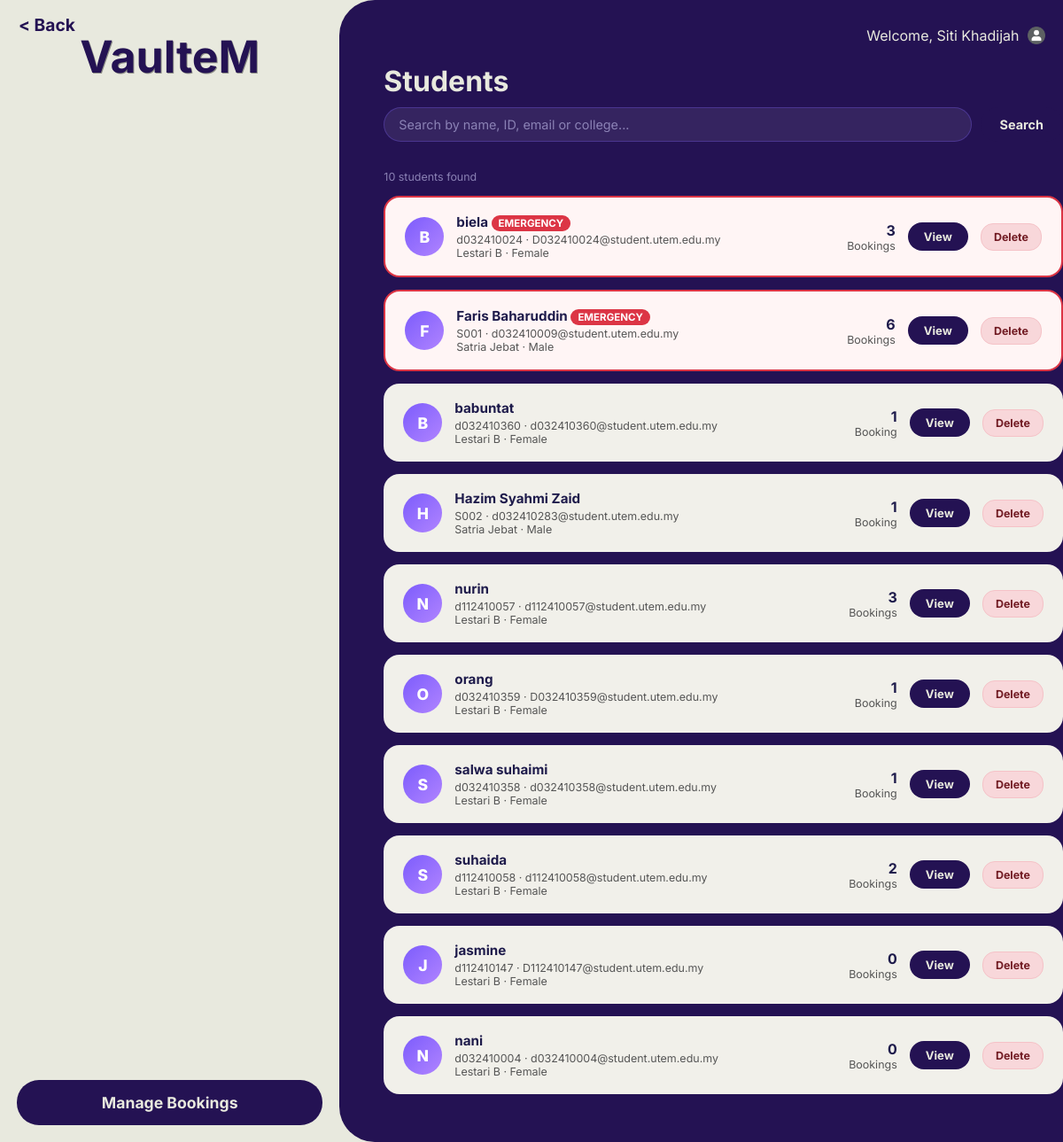
The page /staffStudentList.php (signed in) on the database as committed earlier.
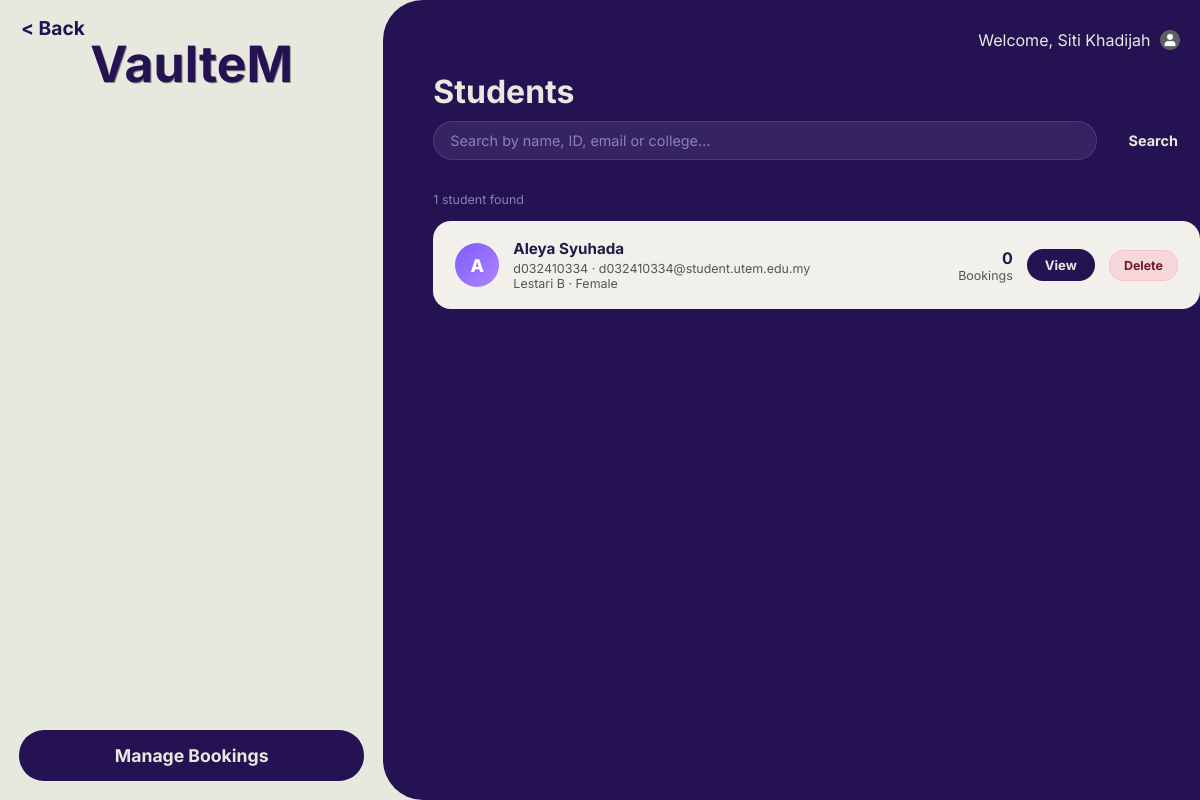
The same page on the database as committed later.
### tables this page shows
CREATE TABLE `student` (
  `Student_ID` varchar(10) NOT NULL,
  `Student_Name` varchar(100) NOT NULL,
  `Student_Mail` varchar(30) NOT NULL,
  `Student_Password` varchar(100) NOT NULL,
  `Student_PhoneNo` char(15) NOT NULL,
  `Gender` char(1) NOT NULL,
  `Residential_ID` int(100) NOT NULL
);

CREATE TABLE `residential_college` (
  `Residential_ID` int(100) NOT NULL,
  `Residential_Block` varchar(100) NOT NULL,
  `Gender_Type` char(1) NOT NULL
);

### staffStudentList.php (the view, shortened to what this page needs)
<?php
$conn = new mysqli("localhost", "root", "", "utem_accommodation");
$staff_name = $_SESSION['Staff_Name'] ?? 'Staff';
$search    = trim($_GET['q'] ?? '');
$searchSql = '';
$students = $conn->query("
    SELECT s.Student_ID, s.Student_Name, s.Student_Mail, s.Student_PhoneNo, s.Gender,
           rc.Residential_Block,
           COUNT(b.Booking_ID) AS TotalBookings,
           MAX(b.Booking_Priority = 'Y') AS HasEmergency
    FROM student s
    LEFT JOIN residential_college rc ON s.Residential_ID = rc.Residential_ID
    LEFT JOIN booking b ON s.Student_ID = b.Student_ID
    $searchSql
    GROUP BY s.Student_ID, s.Student_Name, s.Student_Mail, s.Student_PhoneNo, s.Gender, rc.Residential_Block
    ORDER BY HasEmergency DESC, s.Student_Name ASC
");
?>
<!DOCTYPE html>
<html lang="en">
<head>
    <link rel="stylesheet" href="status.css">
    <link rel="stylesheet" href="mobile.css">
</head>
<body>
<div id="wrapper">
    <button class="back" onclick="history.back()">&#60; Back</button>
    <div class="leftcontainer">
        <header>
            <h1 onclick="window.location.href='staffMainStatus.php'" style="cursor:pointer;">VaulteM</h1>
        </header>
        <button type="button" id="booking" onclick="window.location.href='Staffmainstatus.php'">
            Manage Bookings
        </button>
    </div>
    <div class="rightcontainer">
        <div id="userName">
            Welcome,
            <span id="currentName"><?php echo htmlspecialchars($staff_name); ?></span>
            <span id="profileContainer">
                <img id="userImage" src="/image/user.png" width="20px" height="20px" onclick="profileMenu()">
            </span>
        </div>
        <h1>Students</h1>
        <form method="GET" class="search-bar">
            <input type="text" name="q" placeholder="Search by name, ID, email or college..." value="<?php echo htmlspecialchars($search); ?>">
            <button type="submit">Search</button>
        </form>
        <?php
        $count = $students ? $students->num_rows : 0;
        ?>
        <p class="result-count"><?php echo $count; ?> student<?php echo $count !== 1 ? 's' : ''; ?> found<?php echo $search ? " for \"$search\"" : ''; ?></p>
        <?php if ($students && $students->num_rows > 0):
            while ($st = $students->fetch_assoc()):
                $initial = strtoupper(substr($st['Student_Name'], 0, 1));
        ?>
            <div class="student-card <?php echo $st['HasEmergency'] ? 'emergency-card' : ''; ?>">
                <div class="student-avatar"><?php echo $initial; ?></div>
                <div class="student-info">
                    <h4>
                        <?php echo htmlspecialchars($st['Student_Name']); ?>
                        <?php if ($st['HasEmergency']): ?>
                            <span class="emergency-badge" >EMERGENCY</span>
                        <?php endif; ?>
                    </h4>
                <p><?php echo htmlspecialchars($st['Student_ID']); ?> · <?php echo htmlspecialchars($st['Student_Mail']); ?></p>
                <p><?php echo htmlspecialchars($st['Residential_Block'] ?? 'N/A'); ?> · <?php echo $st['Gender'] === 'M' ? 'Male' : ($st['Gender'] === 'F' ? 'Female' : 'N/A'); ?></p>
            </div>
            <div class="student-meta">
                <strong><?php echo $st['TotalBookings']; ?></strong>
                Booking<?php echo $st['TotalBookings'] !== '1' ? 's' : ''; ?>
            </div>
            <a class="view-btn" href="staffStudentDetail.php?id=<?php echo urlencode($st['Student_ID']); ?>">View</a>
            <form method="POST" style="display:inline;"
                  onsubmit="return confirm('Delete student <?php echo htmlspecialchars(addslashes($st['Student_Name'])); ?> and all their booking records? This cannot be undone.')">
                <button type="submit" class="delete-btn">Delete</button>
            </form>
        </div>
        <?php endwhile;
        else: ?>
            <p style="color:#8b82b5;">No students found.</p>
        <?php endif; ?>
    </div>
</div>
</body>
</html>

### status.css (style rules this page uses)
* { font-family: 'Inter', sans-serif; box-sizing: border-box; }
header h1 { color: #241253; font-size: 50px; text-align: center; margin-bottom: 0px; padding: 0; text-shadow: 1px 1.2px 0px rgba(0, 0, 0, 0.395); }
#userName { text-align: right; margin-top: 20px; margin-right: 20px; }
#userImage { vertical-align: middle; margin-left: 10px; margin-top: -3px; }
#profileContainer { position: relative; display: inline-block; }
body { background-color: #E8E9DE; margin: 0px; }
.back { position: absolute; border-style: none; background-color: #E8E9DE; font-size: 1.2rem; font-weight: bold; color: #241253; margin: 15px; }
p { font-weight: normal; }
#wrapper { display: flex; height: 100vh; width: 100vw; overflow: hidden; }
.leftcontainer { flex: 1; gap: 0px; background-color: #E8E9DE; display: flex; flex-direction: column; justify-content: center; align-items: center; text-align: center; }
h1 { margin-bottom: 10px; }
.rightcontainer { flex: 2; background-color: #241253; color: #E8E9DE; border-top-left-radius: 40px; border-bottom-left-radius: 40px; padding-top: 10px; padding-left: 50px; display: flex; flex-direction: column; animation: slideLeft 1.0s ease-in-out forwards; height: 100vh; overflow-y: auto; padding-bottom: 40px; }
#booking { width: 90%; background-color: #241253; border: 20px; margin-top: auto; margin-bottom: 5%; padding: 15px 15px; font-size: 1.1rem; border-radius: 25px; font-weight: bold; color: #E8E9DE; }
.student-card.emergency-card { border: 2px solid #dc3545; background-color: #fff5f5; }
.emergency-badge { background-color: #dc3545; color: white; font-size: 0.72rem; padding: 2px 8px; border-radius: 10px; font-weight: bold; }

### staffStudentList.php (style rules this page uses)
.search-bar { display: flex; gap: 10px; margin-bottom: 20px; flex-wrap: wrap; }
.search-bar input { flex: 1; min-width: 200px; background: rgba(255,255,255,0.08); border: 1px solid rgba(124,92,252,0.3); color: #E8E9DE; padding: 10px 16px; border-radius: 20px; font-size: 0.9rem; font-family: inherit; outline: none; }
.search-bar input::placeholder { color: #8b82b5; }
.search-bar button { background: #241253; color: #E8E9DE; border: none; padding: 10px 22px; border-radius: 20px; cursor: pointer; font-weight: bold; font-size: 0.9rem; width: auto; }
.student-card { background-color: #f1f0ea; color: #1e1b4b; border-radius: 18px; padding: 18px 22px; margin-bottom: 14px; display: flex; align-items: center; flex-wrap: wrap; gap: 14px; }
.student-avatar { width: 44px; height: 44px; background: linear-gradient(135deg, #7c5cfc, #b084ff); border-radius: 50%; display: flex; align-items: center; justify-content: center; font-weight: 800; font-size: 1.1rem; color: #fff; flex-shrink: 0; }
.student-info { flex: 1; min-width: 160px; }
.student-info h4 { margin: 0 0 3px; font-size: 0.95rem; }
.student-info p { margin: 0; font-size: 0.78rem; color: #555; }
.student-meta { text-align: right; font-size: 0.78rem; color: #555; }
.student-meta strong { display: block; font-size: 1rem; color: #1e1b4b; }
.view-btn { background: #241253; color: #E8E9DE; border: none; padding: 8px 18px; border-radius: 16px; cursor: pointer; font-size: 0.82rem; font-weight: bold; width: auto; text-decoration: none; display: inline-block; }
.result-count { font-size: 0.78rem; color: #8b82b5; margin-bottom: 14px; }
.delete-btn { background: #f8d7da; color: #721c24; border: 1px solid #f5c2c7; padding: 7px 14px; border-radius: 14px; cursor: pointer; font-size: 0.78rem; font-weight: bold; font-family: inherit; transition: all 0.2s; }
#profileContainer { position: relative; display: inline-block; cursor: pointer; }
#userImage { vertical-align: middle; margin-left: 5px; }

Rows that differ between the two databases and show on the page:
removed student: Student_Name "B", Student_Name "biela", shows "EMERGENCY", Student_ID "d032410024", Student_Mail "D032410024@student.utem.edu.my", Residential_ID.Residential_Block "Lestari B", Gender "Female", TotalBookings "3"
removed student: Student_Name "F", Student_Name "Faris Baharuddin", shows "EMERGENCY", Student_ID "S001", Student_Mail "d032410009@student.utem.edu.my", Residential_ID.Residential_Block "Satria Jebat", Gender "Male", TotalBookings "6"
removed student: Student_Name "B", Student_Name "babuntat", Student_ID "d032410360", Student_Mail "d032410360@student.utem.edu.my", Residential_ID.Residential_Block "Lestari B", Gender "Female", TotalBookings "1"
removed student: Student_Name "H", Student_Name "Hazim Syahmi Zaid", Student_ID "S002", Student_Mail "d032410283@student.utem.edu.my", Residential_ID.Residential_Block "Satria Jebat", Gender "Male", TotalBookings "1"
removed student: Student_Name "N", Student_Name "nurin", Student_ID "d112410057", Student_Mail "d112410057@student.utem.edu.my", Residential_ID.Residential_Block "Lestari B", Gender "Female", TotalBookings "3"
removed student: Student_Name "O", Student_Name "orang", Student_ID "d032410359", Student_Mail "D032410359@student.utem.edu.my", Residential_ID.Residential_Block "Lestari B", Gender "Female", TotalBookings "1"
removed student: Student_Name "S", Student_Name "salwa suhaimi", Student_ID "d032410358", Student_Mail "d032410358@student.utem.edu.my", Residential_ID.Residential_Block "Lestari B", Gender "Female", TotalBookings "1"
removed student: Student_Name "S", Student_Name "suhaida", Student_ID "d112410058", Student_Mail "d112410058@student.utem.edu.my", Residential_ID.Residential_Block "Lestari B", Gender "Female", TotalBookings "2"
removed student: Student_Name "J", Student_Name "jasmine", Student_ID "d112410147", Student_Mail "D112410147@student.utem.edu.my", Residential_ID.Residential_Block "Lestari B", Gender "Female", TotalBookings "0"
removed student: Student_Name "N", Student_Name "nani", Student_ID "d032410004", Student_Mail "d032410004@student.utem.edu.my", Residential_ID.Residential_Block "Lestari B", Gender "Female", TotalBookings "0"
added student: Student_Name "A", Student_Name "Aleya Syuhada", Student_ID "d032410334", Student_Mail "d032410334@student.utem.edu.my", Residential_ID.Residential_Block "Lestari B", Gender "Female", TotalBookings "0"
Other text that changed with them:
$count: "10" → "1"
text no longer shown: "s"
